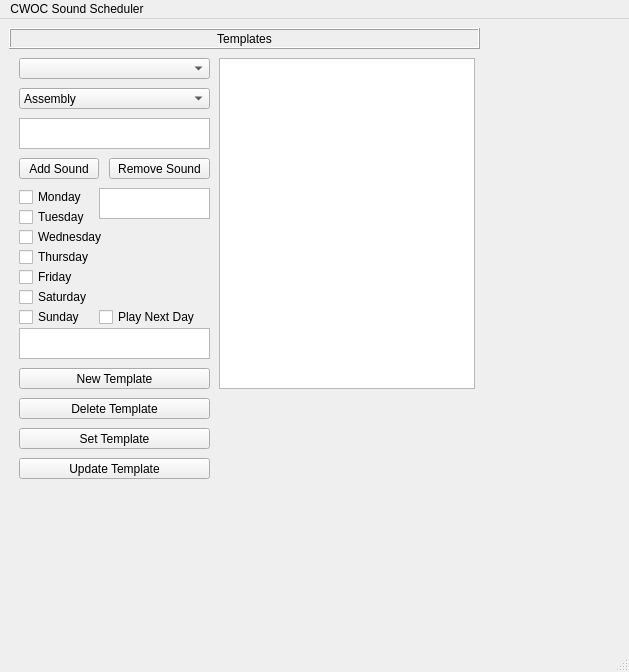
<?xml version="1.0" encoding="UTF-8"?>
<ui version="4.0">
 <class>MainWindow</class>
 <widget class="QMainWindow" name="MainWindow">
  <property name="geometry">
   <rect>
    <x>0</x>
    <y>0</y>
    <width>629</width>
    <height>672</height>
   </rect>
  </property>
  <property name="windowTitle">
   <string>MainWindow</string>
  </property>
  <widget class="QWidget" name="centralwidget">
   <layout class="QVBoxLayout" name="verticalLayout_2">
    <item>
     <widget class="QStackedWidget" name="stackedWidget">
      <property name="currentIndex">
       <number>2</number>
      </property>
      <widget class="QWidget" name="HomePage">
       <widget class="QLabel" name="CurrentDate_Label">
        <property name="geometry">
         <rect>
          <x>0</x>
          <y>10</y>
          <width>171</width>
          <height>21</height>
         </rect>
        </property>
        <property name="frameShape">
         <enum>QFrame::Shape::Box</enum>
        </property>
        <property name="text">
         <string>Current Date &amp; Time</string>
        </property>
       </widget>
       <widget class="QPushButton" name="playSoundBtn">
        <property name="geometry">
         <rect>
          <x>0</x>
          <y>100</y>
          <width>80</width>
          <height>31</height>
         </rect>
        </property>
        <property name="text">
         <string>Play Sound</string>
        </property>
        <property name="autoDefault">
         <bool>true</bool>
        </property>
       </widget>
       <widget class="QComboBox" name="soundComboBox">
        <property name="geometry">
         <rect>
          <x>0</x>
          <y>70</y>
          <width>171</width>
          <height>21</height>
         </rect>
        </property>
        <item>
         <property name="text">
          <string>Assembly</string>
         </property>
        </item>
        <item>
         <property name="text">
          <string>Reveille and To the Colors</string>
         </property>
        </item>
        <item>
         <property name="text">
          <string>ACQ</string>
         </property>
        </item>
        <item>
         <property name="text">
          <string>Taps</string>
         </property>
        </item>
        <item>
         <property name="text">
          <string>First Call</string>
         </property>
        </item>
        <item>
         <property name="text">
          <string>6-8 Drum Cadence, 4 minutes</string>
         </property>
        </item>
        <item>
         <property name="text">
          <string>Cadence (BCT), 8 minutes</string>
         </property>
        </item>
        <item>
         <property name="text">
          <string>National Anthem</string>
         </property>
        </item>
        <item>
         <property name="text">
          <string>Retreat</string>
         </property>
        </item>
        <item>
         <property name="text">
          <string>To the Colors</string>
         </property>
        </item>
        <item>
         <property name="text">
          <string>Bonk</string>
         </property>
        </item>
       </widget>
       <widget class="QLabel" name="playingLabel">
        <property name="geometry">
         <rect>
          <x>0</x>
          <y>40</y>
          <width>171</width>
          <height>21</height>
         </rect>
        </property>
        <property name="frameShape">
         <enum>QFrame::Shape::Box</enum>
        </property>
        <property name="text">
         <string> Currently playing: None</string>
        </property>
       </widget>
       <widget class="QPushButton" name="stopSoundBtn">
        <property name="geometry">
         <rect>
          <x>90</x>
          <y>100</y>
          <width>81</width>
          <height>31</height>
         </rect>
        </property>
        <property name="text">
         <string>Stop Sound</string>
        </property>
        <property name="autoDefault">
         <bool>true</bool>
        </property>
       </widget>
       <widget class="QPushButton" name="addSoundBtn">
        <property name="geometry">
         <rect>
          <x>0</x>
          <y>220</y>
          <width>171</width>
          <height>21</height>
         </rect>
        </property>
        <property name="text">
         <string>Add Sound</string>
        </property>
        <property name="autoDefault">
         <bool>true</bool>
        </property>
       </widget>
       <widget class="QTextEdit" name="timeInput">
        <property name="geometry">
         <rect>
          <x>0</x>
          <y>180</y>
          <width>81</width>
          <height>31</height>
         </rect>
        </property>
       </widget>
       <widget class="QListWidget" name="scheduledSounds">
        <property name="geometry">
         <rect>
          <x>180</x>
          <y>70</y>
          <width>256</width>
          <height>391</height>
         </rect>
        </property>
        <property name="resizeMode">
         <enum>QListView::ResizeMode::Adjust</enum>
        </property>
       </widget>
       <widget class="QPushButton" name="removeSoundBtn">
        <property name="geometry">
         <rect>
          <x>0</x>
          <y>250</y>
          <width>171</width>
          <height>21</height>
         </rect>
        </property>
        <property name="text">
         <string>Remove Sound</string>
        </property>
        <property name="autoDefault">
         <bool>true</bool>
        </property>
       </widget>
       <widget class="QLabel" name="nextSound">
        <property name="geometry">
         <rect>
          <x>180</x>
          <y>40</y>
          <width>251</width>
          <height>16</height>
         </rect>
        </property>
        <property name="text">
         <string>Playing next: </string>
        </property>
        <property name="alignment">
         <set>Qt::AlignmentFlag::AlignLeading|Qt::AlignmentFlag::AlignLeft|Qt::AlignmentFlag::AlignVCenter</set>
        </property>
       </widget>
       <widget class="QLabel" name="currTemplate">
        <property name="geometry">
         <rect>
          <x>180</x>
          <y>10</y>
          <width>251</width>
          <height>20</height>
         </rect>
        </property>
        <property name="text">
         <string>Today's Template: </string>
        </property>
        <property name="alignment">
         <set>Qt::AlignmentFlag::AlignLeading|Qt::AlignmentFlag::AlignLeft|Qt::AlignmentFlag::AlignVCenter</set>
        </property>
       </widget>
       <widget class="QTextEdit" name="volumeInputHome">
        <property name="geometry">
         <rect>
          <x>90</x>
          <y>180</y>
          <width>81</width>
          <height>31</height>
         </rect>
        </property>
        <property name="placeholderText">
         <string/>
        </property>
       </widget>
       <widget class="QCheckBox" name="NextDayCheckHome">
        <property name="geometry">
         <rect>
          <x>10</x>
          <y>280</y>
          <width>111</width>
          <height>18</height>
         </rect>
        </property>
        <property name="text">
         <string>Play Next Day</string>
        </property>
       </widget>
       <widget class="QCheckBox" name="repeatBtn">
        <property name="geometry">
         <rect>
          <x>10</x>
          <y>140</y>
          <width>111</width>
          <height>18</height>
         </rect>
        </property>
        <property name="text">
         <string>Repeat</string>
        </property>
       </widget>
      </widget>
      <widget class="QWidget" name="CalendarPage">
       <layout class="QVBoxLayout" name="verticalLayout">
        <item>
         <widget class="QComboBox" name="templateDropdownCalendar"/>
        </item>
        <item>
         <widget class="QPushButton" name="setTemplateCalendar">
          <property name="text">
           <string>Set Template</string>
          </property>
         </widget>
        </item>
        <item>
         <widget class="QPushButton" name="resetCalendarBtn">
          <property name="text">
           <string>Reset to Default</string>
          </property>
         </widget>
        </item>
        <item>
         <widget class="QCalendarWidget" name="calendarWidget">
          <property name="gridVisible">
           <bool>true</bool>
          </property>
         </widget>
        </item>
       </layout>
      </widget>
      <widget class="QWidget" name="Templates">
       <widget class="QLabel" name="label">
        <property name="geometry">
         <rect>
          <x>0</x>
          <y>0</y>
          <width>471</width>
          <height>21</height>
         </rect>
        </property>
        <property name="frameShape">
         <enum>QFrame::Shape::Box</enum>
        </property>
        <property name="frameShadow">
         <enum>QFrame::Shadow::Raised</enum>
        </property>
        <property name="lineWidth">
         <number>1</number>
        </property>
        <property name="text">
         <string>Templates</string>
        </property>
        <property name="textFormat">
         <enum>Qt::TextFormat::MarkdownText</enum>
        </property>
        <property name="alignment">
         <set>Qt::AlignmentFlag::AlignCenter</set>
        </property>
       </widget>
       <widget class="QListWidget" name="templateSoundSchedule">
        <property name="geometry">
         <rect>
          <x>210</x>
          <y>30</y>
          <width>256</width>
          <height>331</height>
         </rect>
        </property>
        <property name="resizeMode">
         <enum>QListView::ResizeMode::Adjust</enum>
        </property>
       </widget>
       <widget class="QComboBox" name="soundComboBoxTemplate">
        <property name="geometry">
         <rect>
          <x>10</x>
          <y>60</y>
          <width>191</width>
          <height>21</height>
         </rect>
        </property>
        <item>
         <property name="text">
          <string>Assembly</string>
         </property>
        </item>
        <item>
         <property name="text">
          <string>Reveille and To the Colors</string>
         </property>
        </item>
        <item>
         <property name="text">
          <string>ACQ</string>
         </property>
        </item>
        <item>
         <property name="text">
          <string>Taps</string>
         </property>
        </item>
        <item>
         <property name="text">
          <string>First Call</string>
         </property>
        </item>
        <item>
         <property name="text">
          <string>6-8 Drum Cadence, 4 minutes</string>
         </property>
        </item>
        <item>
         <property name="text">
          <string>Retreat</string>
         </property>
        </item>
        <item>
         <property name="text">
          <string>Cadence (BCT), 8 minutes</string>
         </property>
        </item>
        <item>
         <property name="text">
          <string>National Anthem</string>
         </property>
        </item>
        <item>
         <property name="text">
          <string>To the Colors</string>
         </property>
        </item>
        <item>
         <property name="text">
          <string>Bonk</string>
         </property>
        </item>
       </widget>
       <widget class="QTextEdit" name="timeInputTemplate">
        <property name="geometry">
         <rect>
          <x>10</x>
          <y>90</y>
          <width>191</width>
          <height>31</height>
         </rect>
        </property>
        <property name="placeholderText">
         <string/>
        </property>
       </widget>
       <widget class="QPushButton" name="removeSoundBtnTemplate">
        <property name="geometry">
         <rect>
          <x>100</x>
          <y>130</y>
          <width>101</width>
          <height>21</height>
         </rect>
        </property>
        <property name="text">
         <string>Remove Sound</string>
        </property>
        <property name="autoDefault">
         <bool>true</bool>
        </property>
       </widget>
       <widget class="QPushButton" name="addSoundBtnTemplate">
        <property name="geometry">
         <rect>
          <x>10</x>
          <y>130</y>
          <width>80</width>
          <height>21</height>
         </rect>
        </property>
        <property name="text">
         <string>Add Sound</string>
        </property>
        <property name="autoDefault">
         <bool>true</bool>
        </property>
       </widget>
       <widget class="QCheckBox" name="MondayCheck">
        <property name="geometry">
         <rect>
          <x>10</x>
          <y>160</y>
          <width>71</width>
          <height>18</height>
         </rect>
        </property>
        <property name="text">
         <string>Monday</string>
        </property>
       </widget>
       <widget class="QCheckBox" name="TuesdayCheck">
        <property name="geometry">
         <rect>
          <x>10</x>
          <y>180</y>
          <width>81</width>
          <height>18</height>
         </rect>
        </property>
        <property name="text">
         <string>Tuesday</string>
        </property>
       </widget>
       <widget class="QCheckBox" name="WednesdayCheck">
        <property name="geometry">
         <rect>
          <x>10</x>
          <y>200</y>
          <width>91</width>
          <height>18</height>
         </rect>
        </property>
        <property name="text">
         <string>Wednesday</string>
        </property>
       </widget>
       <widget class="QCheckBox" name="ThursdayCheck">
        <property name="geometry">
         <rect>
          <x>10</x>
          <y>220</y>
          <width>81</width>
          <height>18</height>
         </rect>
        </property>
        <property name="text">
         <string>Thursday</string>
        </property>
       </widget>
       <widget class="QCheckBox" name="FridayCheck">
        <property name="geometry">
         <rect>
          <x>10</x>
          <y>240</y>
          <width>71</width>
          <height>18</height>
         </rect>
        </property>
        <property name="text">
         <string>Friday</string>
        </property>
       </widget>
       <widget class="QCheckBox" name="SaturdayCheck">
        <property name="geometry">
         <rect>
          <x>10</x>
          <y>260</y>
          <width>81</width>
          <height>18</height>
         </rect>
        </property>
        <property name="text">
         <string>Saturday</string>
        </property>
       </widget>
       <widget class="QCheckBox" name="SundayCheck">
        <property name="geometry">
         <rect>
          <x>10</x>
          <y>280</y>
          <width>81</width>
          <height>18</height>
         </rect>
        </property>
        <property name="text">
         <string>Sunday</string>
        </property>
       </widget>
       <widget class="QPushButton" name="setTemplateBtn">
        <property name="geometry">
         <rect>
          <x>10</x>
          <y>400</y>
          <width>191</width>
          <height>21</height>
         </rect>
        </property>
        <property name="text">
         <string>Set Template</string>
        </property>
        <property name="autoDefault">
         <bool>true</bool>
        </property>
       </widget>
       <widget class="QComboBox" name="templateDropdown">
        <property name="geometry">
         <rect>
          <x>10</x>
          <y>30</y>
          <width>191</width>
          <height>21</height>
         </rect>
        </property>
       </widget>
       <widget class="QTextEdit" name="templateNameInput">
        <property name="geometry">
         <rect>
          <x>10</x>
          <y>300</y>
          <width>191</width>
          <height>31</height>
         </rect>
        </property>
        <property name="placeholderText">
         <string/>
        </property>
       </widget>
       <widget class="QCheckBox" name="NextDayCheck">
        <property name="geometry">
         <rect>
          <x>90</x>
          <y>280</y>
          <width>111</width>
          <height>18</height>
         </rect>
        </property>
        <property name="text">
         <string>Play Next Day</string>
        </property>
       </widget>
       <widget class="QTextEdit" name="volumeInput">
        <property name="geometry">
         <rect>
          <x>90</x>
          <y>160</y>
          <width>111</width>
          <height>31</height>
         </rect>
        </property>
        <property name="placeholderText">
         <string/>
        </property>
       </widget>
       <widget class="QPushButton" name="deleteTemplateBtn">
        <property name="geometry">
         <rect>
          <x>10</x>
          <y>370</y>
          <width>191</width>
          <height>21</height>
         </rect>
        </property>
        <property name="text">
         <string>Delete Template</string>
        </property>
        <property name="autoDefault">
         <bool>true</bool>
        </property>
       </widget>
       <widget class="QPushButton" name="newTemplateBtn">
        <property name="geometry">
         <rect>
          <x>10</x>
          <y>340</y>
          <width>191</width>
          <height>21</height>
         </rect>
        </property>
        <property name="text">
         <string>New Template</string>
        </property>
        <property name="autoDefault">
         <bool>true</bool>
        </property>
       </widget>
       <widget class="QPushButton" name="updateTemplateBtn">
        <property name="geometry">
         <rect>
          <x>10</x>
          <y>430</y>
          <width>191</width>
          <height>21</height>
         </rect>
        </property>
        <property name="text">
         <string>Update Template</string>
        </property>
        <property name="autoDefault">
         <bool>true</bool>
        </property>
       </widget>
       <widget class="QLabel" name="deconflictLabel">
        <property name="geometry">
         <rect>
          <x>210</x>
          <y>370</y>
          <width>251</width>
          <height>81</height>
         </rect>
        </property>
        <property name="autoFillBackground">
         <bool>true</bool>
        </property>
        <property name="text">
         <string/>
        </property>
        <property name="wordWrap">
         <bool>true</bool>
        </property>
       </widget>
      </widget>
      <widget class="QWidget" name="SoundFiles"/>
     </widget>
    </item>
   </layout>
  </widget>
  <widget class="QStatusBar" name="statusbar"/>
  <widget class="QMenuBar" name="menubar">
   <property name="geometry">
    <rect>
     <x>0</x>
     <y>0</y>
     <width>629</width>
     <height>17</height>
    </rect>
   </property>
   <widget class="QMenu" name="menuCWOC_Sound_Scheduler">
    <property name="title">
     <string>CWOC Sound Scheduler</string>
    </property>
    <addaction name="actionHome"/>
    <addaction name="actionCalendar_View"/>
    <addaction name="actionTemplates"/>
   </widget>
   <addaction name="menuCWOC_Sound_Scheduler"/>
  </widget>
  <action name="actionCalendar_View">
   <property name="text">
    <string>Calendar View</string>
   </property>
  </action>
  <action name="actionTemplates">
   <property name="text">
    <string>Templates</string>
   </property>
  </action>
  <action name="actionSound_Files">
   <property name="text">
    <string>Sound Files</string>
   </property>
  </action>
  <action name="actionHome">
   <property name="text">
    <string>Home</string>
   </property>
  </action>
 </widget>
 <resources/>
 <connections/>
</ui>
